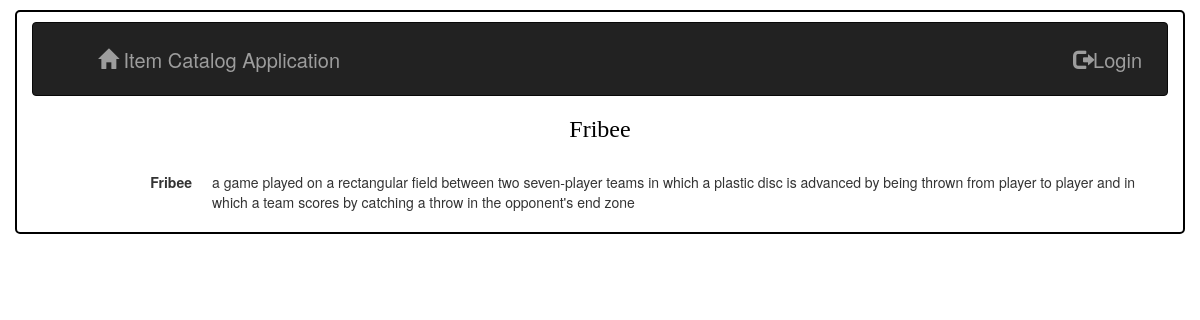
The app's page /catalog/4/item/8, older data.
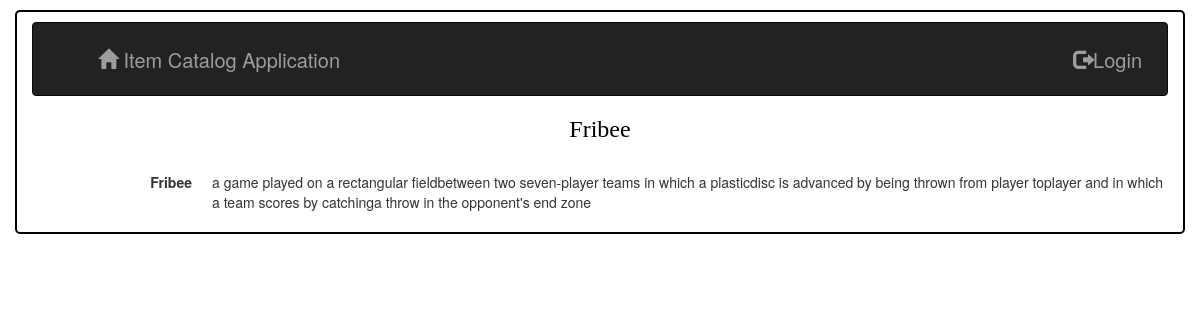
The same page, newer data.
### database_setup.py (models this page shows, shortened)
class CategoryItem(Base):
    __tablename__ = 'category_item'
    name = Column(String(80), nullable=False)
    id = Column(Integer, primary_key=True)
    description = Column(String(250))
    categories_id = Column(Integer, ForeignKey('categories.id'))
    categories = relationship(Categories, single_parent=True)
    user_id = Column(Integer, ForeignKey('user.id'))
    user = relationship(User)

### application.py (the view)
@app.route('/catalog/<int:categories_id>/item/<int:items_id>')
def showItem(categories_id, items_id):
    categories = session.query(Categories).filter_by(id=categories_id).one()
    items = session.query(CategoryItem).filter_by(id=items_id).one()
    if 'username' not in login_session or \
            items.user_id != login_session['user_id']:
        return render_template('itemfornonymous.html', categories=categories,
                               items=items)
    else:  # if user is the creator, able to access update and delete the item
        return render_template('itemforauthorize.html',
                               categories=categories, items=items)

### templates/itemfornonymous.html (shortened to what this page needs)
{% extends "main.html" %}
{% block content %}
{% include "header.html" %}
<h3 style="text-align: center; font-family: italic;"><a href = "{{url_for('showCategories', categories_id=categories.id)}}" style="color:black">{{categories.name}}</a></h3>
<dl class="dl-horizontal">
  <dt>{{items.name}}</dt>
  <dd>{{items.description}}</dd>
</dl>
{% endblock %}

Row changes from the older to the newer data that the page shows:
changed CategoryItem "Fribee": description "…played on a rectangular field between two seven-player teams in which a plastic disc is advanced by being thrown from player to player and in which a team scores by catching a throw in the opponent's…" → "…played on a rectangular fieldbetween two seven-player teams in which a plasticdisc is advanced by being thrown from player toplayer and in which a team scores by catchinga throw in the opponent's…"
